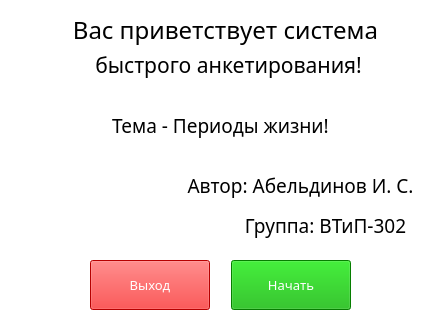
<?xml version="1.0" encoding="UTF-8"?>
<ui version="4.0">
 <class>MainWindow</class>
 <widget class="QMainWindow" name="MainWindow">
  <property name="geometry">
   <rect>
    <x>0</x>
    <y>0</y>
    <width>446</width>
    <height>319</height>
   </rect>
  </property>
  <property name="minimumSize">
   <size>
    <width>446</width>
    <height>319</height>
   </size>
  </property>
  <property name="maximumSize">
   <size>
    <width>446</width>
    <height>319</height>
   </size>
  </property>
  <property name="windowTitle">
   <string>MainWindow</string>
  </property>
  <property name="styleSheet">
   <string notr="true">background-color: rgb(255, 255, 255);</string>
  </property>
  <widget class="QWidget" name="centralwidget">
   <widget class="QPushButton" name="btn_exit">
    <property name="geometry">
     <rect>
      <x>90</x>
      <y>260</y>
      <width>120</width>
      <height>50</height>
     </rect>
    </property>
    <property name="font">
     <font>
      <family>Segoe Print</family>
      <pointsize>10</pointsize>
      <weight>50</weight>
      <italic>false</italic>
      <bold>false</bold>
     </font>
    </property>
    <property name="styleSheet">
     <string notr="true">background-color: rgb(255, 0, 0);
color: rgb(255, 255, 255);
font: 10pt &quot;Segoe Print&quot;;</string>
    </property>
    <property name="text">
     <string>Выход</string>
    </property>
   </widget>
   <widget class="QLabel" name="label_welcome_1">
    <property name="geometry">
     <rect>
      <x>20</x>
      <y>10</y>
      <width>411</width>
      <height>41</height>
     </rect>
    </property>
    <property name="font">
     <font>
      <family>Segoe Print</family>
      <pointsize>18</pointsize>
     </font>
    </property>
    <property name="text">
     <string>&lt;html&gt;&lt;head/&gt;&lt;body&gt;&lt;p align=&quot;center&quot;&gt;Вас приветствует система&lt;/p&gt;&lt;/body&gt;&lt;/html&gt;</string>
    </property>
   </widget>
   <widget class="QPushButton" name="btn_begin">
    <property name="geometry">
     <rect>
      <x>231</x>
      <y>260</y>
      <width>120</width>
      <height>50</height>
     </rect>
    </property>
    <property name="font">
     <font>
      <family>Segoe Print</family>
      <pointsize>10</pointsize>
      <weight>50</weight>
      <italic>false</italic>
      <bold>false</bold>
     </font>
    </property>
    <property name="styleSheet">
     <string notr="true">background-color: rgb(8, 175, 0);
font: 10pt &quot;Segoe Print&quot;;
color: rgb(255, 255, 255);</string>
    </property>
    <property name="text">
     <string>Начать</string>
    </property>
   </widget>
   <widget class="QLabel" name="label_subject">
    <property name="geometry">
     <rect>
      <x>100</x>
      <y>110</y>
      <width>241</width>
      <height>31</height>
     </rect>
    </property>
    <property name="font">
     <font>
      <family>Segoe Print</family>
      <pointsize>14</pointsize>
     </font>
    </property>
    <property name="text">
     <string>&lt;html&gt;&lt;head/&gt;&lt;body&gt;&lt;p align=&quot;center&quot;&gt;Тема - Периоды жизни!&lt;/p&gt;&lt;/body&gt;&lt;/html&gt;</string>
    </property>
   </widget>
   <widget class="QLabel" name="label_welcome_2">
    <property name="geometry">
     <rect>
      <x>18</x>
      <y>50</y>
      <width>421</width>
      <height>31</height>
     </rect>
    </property>
    <property name="font">
     <font>
      <family>Segoe Print</family>
      <pointsize>16</pointsize>
     </font>
    </property>
    <property name="text">
     <string>&lt;html&gt;&lt;head/&gt;&lt;body&gt;&lt;p align=&quot;center&quot;&gt;быстрого анкетирования!&lt;/p&gt;&lt;/body&gt;&lt;/html&gt;</string>
    </property>
   </widget>
   <widget class="QLabel" name="label_subject_2">
    <property name="geometry">
     <rect>
      <x>170</x>
      <y>170</y>
      <width>261</width>
      <height>31</height>
     </rect>
    </property>
    <property name="font">
     <font>
      <family>Segoe Print</family>
      <pointsize>14</pointsize>
     </font>
    </property>
    <property name="text">
     <string>&lt;html&gt;&lt;head/&gt;&lt;body&gt;&lt;p align=&quot;center&quot;&gt;Автор: Абельдинов И. С.&lt;/p&gt;&lt;/body&gt;&lt;/html&gt;</string>
    </property>
   </widget>
   <widget class="QLabel" name="label_subject_3">
    <property name="geometry">
     <rect>
      <x>220</x>
      <y>210</y>
      <width>211</width>
      <height>31</height>
     </rect>
    </property>
    <property name="font">
     <font>
      <family>Segoe Print</family>
      <pointsize>14</pointsize>
     </font>
    </property>
    <property name="text">
     <string>&lt;html&gt;&lt;head/&gt;&lt;body&gt;&lt;p align=&quot;center&quot;&gt;Группа: ВТиП-302&lt;/p&gt;&lt;/body&gt;&lt;/html&gt;</string>
    </property>
   </widget>
  </widget>
 </widget>
 <resources/>
 <connections/>
</ui>
